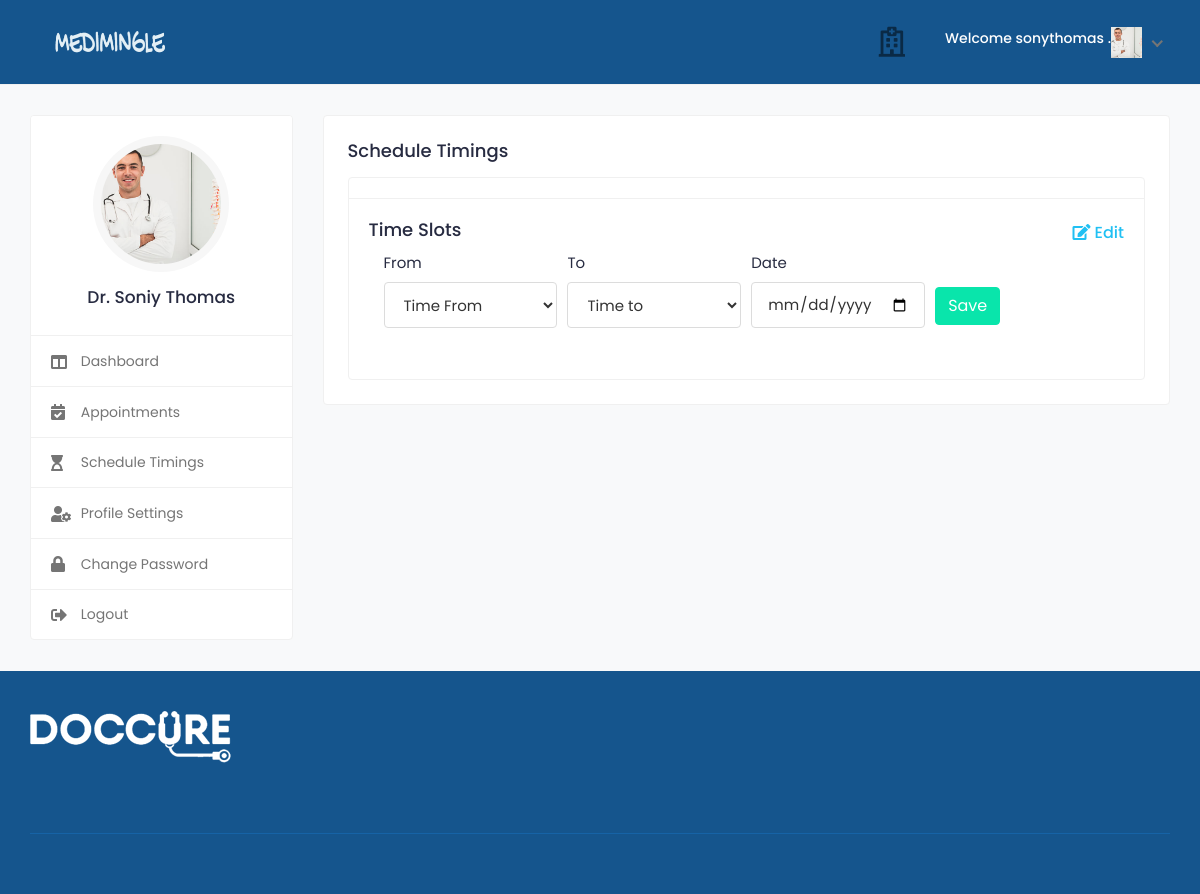
/schedule_timings (signed in), run on an earlier commit of the app's database.
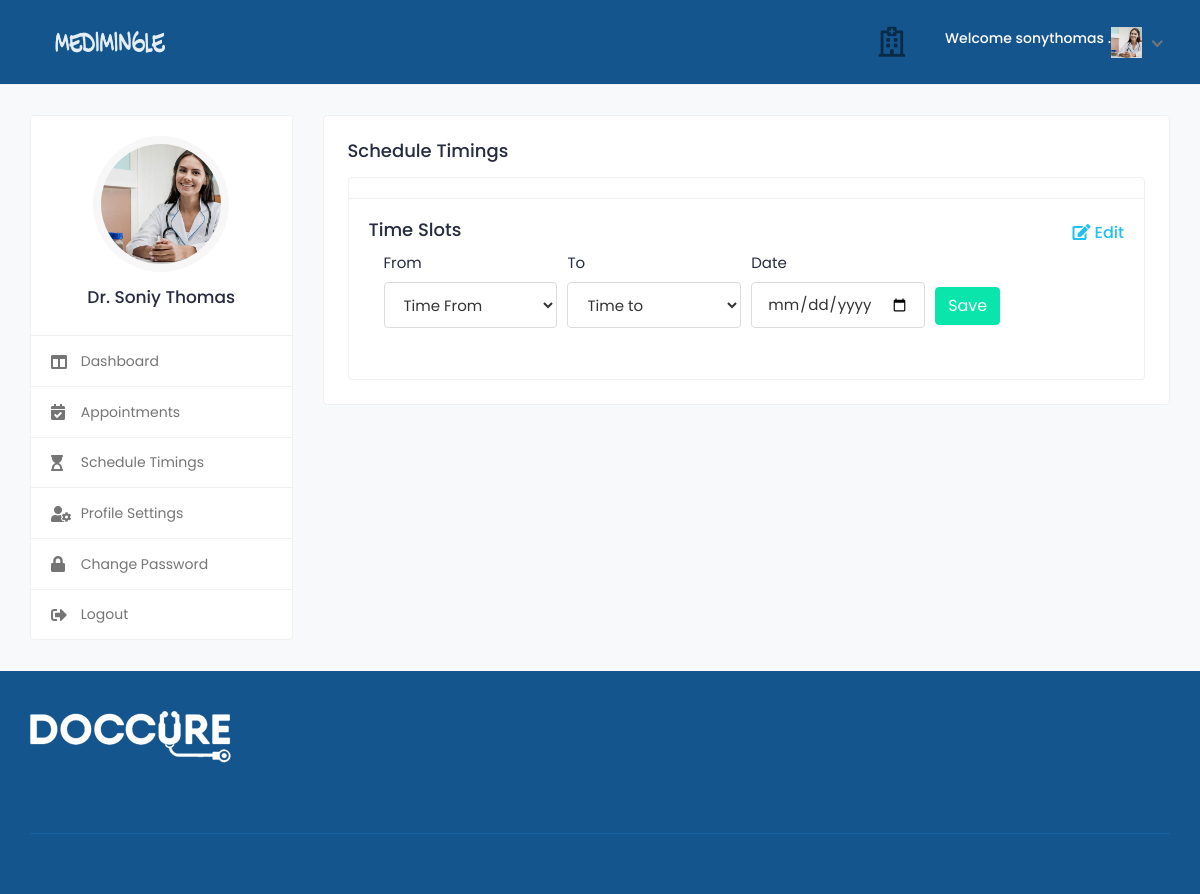
And on a later commit of the database.
### medi/models.py (models this page shows, shortened)
class tbl_user(AbstractUser):
    email=models.EmailField(unique=True)
    phone_number=models.CharField(max_length=15, null=True)
    USER_TYPE_CHOICES = (
        ('patient', 'Patient'),('doctor', 'Doctor'),
    )
    user_type = models.CharField(
        max_length=10,
        choices=USER_TYPE_CHOICES,
        default='patient',  # You can set a default value if needed
    )

class Doctor(models.Model):
    user = models.OneToOneField(tbl_user, on_delete=models.CASCADE)
    city  = models.CharField(max_length=50,null=True,blank=True)
    profile_image = models.ImageField(upload_to='doctor/',default='default.png')
    gender = models.CharField(max_length=10, blank=True)
    description = models.TextField(blank=True)
    date_joined = models.DateTimeField(default=datetime.now, blank=True)

### medi/views.py (the view, shortened to what this page needs)
# urls.py: path('schedule_timings',views.schedule_timings,name='schedule_timings'),
def schedule_timings(request):
    doctor = get_object_or_404(Doctor, user=request.user)
    context = {
        'doctor':doctor,
        'fromTimeChoice': fromTimeChoice,
        'toTimeChoice' : toTimeChoice,
    }
    return render(request, 'schedule_timings.html',context)

### templates/schedule_timings.html (shortened to what this page needs)
{% load static %}
{% include 'includes/doc_header.html' %}
						<div class="col-md-7 col-lg-8 col-xl-9">
							<div class="row">
								<div class="col-sm-12">
									<div class="card">
										<div class="card-body">
											<h4 class="card-title">Schedule Timings</h4>
											<div class="profile-box">
												<div class="row">
													<div class="col-md-12">
														<div class="card schedule-widget mb-0">
															<div class="schedule-header">
															</div>
															<div class="tab-content schedule-cont">
																<div id="slot_monday" class="tab-pane fade show active">
																	<h4 class="card-title d-flex justify-content-between">
																		<span>Time Slots</span>
																		<a class="edit-link" data-toggle="modal" href="#edit_time_slot"><i class="fa fa-edit mr-1"></i>Edit</a>
																	</h4>
																	<div class="col-md-12">
																		<form action="{% url 'schedule_timings' %}" method="POST">
																		<div class="form-row">
																			<div class="col-md-3 mb-3">
																				<label for="">From</label>
																				<select class="form-control" name="time_from" id="time_from">
																					<option selected="true" disabled="disabled">Time From</option>
																				</select>
																			</div>
																			<div class="col-md-3 mb-3">
																				<label for="">To</label>
																				<select class="form-control" name="time_to" id="time_to">
																					<option selected="true" disabled="disabled">Time to</option>
																				</select>
																			</div>
																			<div class="col-md-3 mb-3">
																				<label for="">Date</label>
																				<input type="date" class="form-control" name="appointment_date">
																			</div>
																			<div class="col-md-2" style="margin-top: 35px;">
																				<button type="submit" class="btn btn-primary submit-btn ">Save</button>
																			</div>
																		</div>
																		</form>
																	</div>
																</div>
															</div>
														</div>
													</div>
												</div>
											</div>
										</div>
									</div>
								</div>
							</div>
						</div>
					</div>
				</div>
			</div>
			<footer class="footer">
				<div class="footer-top">
					<div class="container-fluid">
						<div class="row">
							<div class="col-lg-3 col-md-6">
								<div class="footer-widget footer-about">
									<div class="footer-logo">
										<img src="assets/img/footer-logo.png" alt="logo">
									</div>
								</div>
							</div>
							<div class="col-lg-3 col-md-6">
							</div>
							<div class="col-lg-3 col-md-6">
							</div>
							<div class="col-lg-3 col-md-6">
							</div>
						</div>
					</div>
				</div>
                <div class="footer-bottom">
					<div class="container-fluid">
						<div class="copyright">
						</div>
					</div>
				</div>
			</footer>
		</div>
	</body>
</html>

### templates/includes/doc_header.html (shortened to what this page needs)
{% load static %}
<html lang="en">
<head>
		<link rel="stylesheet" href="{% static '/assets/css/bootstrap.min.css' %}">
		<link rel="stylesheet" href="{% static '/assets/plugins/fontawesome/css/fontawesome.min.css' %}">
		<link rel="stylesheet" href="{% static '/assets/plugins/fontawesome/css/all.min.css' %}">
		<link rel="stylesheet" href="{% static '/assets/css/style.css' %}">
	</head>
	<body>
		<div class="main-wrapper">
			<header class="header">
				<nav class="navbar navbar-expand-lg header-nav">
					<div class="navbar-header">
						<a href="#" class="navbar-brand logo">
							<img src="{% static '/assets/img/logo.png' %}" class="img-fluid" alt="Logo">
						</a>
					</div>
					<ul class="nav header-navbar-rht">
						<li class="nav-item contact-item">
							<div class="header-contact-img">
								<i class="far fa-hospital"></i>
							</div>
						</li>
						<li class="nav-item dropdown has-arrow logged-item">
							<a href="#" class="dropdown-toggle nav-link" data-toggle="dropdown">
								<span class="user-img">
									<h6 style="color: white;">Welcome {{user.username}}  .</h6>
								</span>
								<span class="user-img">
									<img src="{{ user.doctor.profile_image.url }}" alt="Profile Image">
								</span>
							</a>
						</li>
					</ul>
				</nav>
			</header>
<div class="content">
	<div class="container-fluid">
		<div class="row">
			<div class="col-md-5 col-lg-4 col-xl-3 theiaStickySidebar">
	<div class="profile-sidebar">
		<div class="widget-profile pro-widget-content">
			<div class="profile-info-widget">
				<a href="#" class="booking-doc-img">
					{% if doctor.profile_image %}
						<img src="{{ user.doctor.profile_image.url }}" alt="User Image">
					{% else %}
						<img src="{{ user.doctor.profile_image.url }}" alt="User Image">
					{% endif %}
				</a>
				<div class="profile-det-info">
					<h3>Dr. {{user.first_name}} {{ user.last_name }}</h3>
				</div>
			</div>
		</div>
    <div class="dashboard-widget">
        <nav class="dashboard-menu">
            <ul>
                <li>
					<a href="{% url 'doctor_dashboard' %}">
						<i class="fas fa-columns"></i>
						<span>Dashboard</span>
					</a>
				</li>
				<li>
					<a href="appointments.html">
						<i class="fas fa-calendar-check"></i>
						<span>Appointments</span>
					</a>
				</li>
				<li>
					<a href="{% url 'schedule_timings' %}">
						<i class="fas fa-hourglass-start"></i>
						<span>Schedule Timings</span>
					</a>
				</li>
				<li>
					<a href="{% url 'doctor_profile_settings' %}">
						<i class="fas fa-user-cog"></i>
						<span>Profile Settings</span>
					</a>
				</li>
                <li>
					<a href="{% url 'doctor_change_password' %}">
						<i class="fas fa-lock"></i>
						<span>Change Password</span>
					</a>
				</li>
				<li>
					<a href="{% url 'logout' %}">
						<i class="fas fa-sign-out-alt"></i>
						<span>Logout</span>
					</a>
				</li>
            </ul>
        </nav>
    </div>
</div>
        </div>

What changed in the data, as far as the page shows it:
changed tbl_user "Soniy": doctor.profile_image: a different picture
